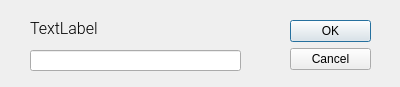
<?xml version="1.0" encoding="UTF-8"?>
<ui version="4.0">
 <class>Dialog</class>
 <widget class="QDialog" name="Dialog">
  <property name="geometry">
   <rect>
    <x>0</x>
    <y>0</y>
    <width>400</width>
    <height>87</height>
   </rect>
  </property>
  <property name="windowTitle">
   <string>Dialog</string>
  </property>
  <widget class="QDialogButtonBox" name="buttonBox">
   <property name="geometry">
    <rect>
     <x>290</x>
     <y>20</y>
     <width>81</width>
     <height>241</height>
    </rect>
   </property>
   <property name="orientation">
    <enum>Qt::Vertical</enum>
   </property>
   <property name="standardButtons">
    <set>QDialogButtonBox::Cancel|QDialogButtonBox::Ok</set>
   </property>
  </widget>
  <widget class="QLabel" name="label">
   <property name="geometry">
    <rect>
     <x>30</x>
     <y>20</y>
     <width>71</width>
     <height>16</height>
    </rect>
   </property>
   <property name="font">
    <font>
     <family>Roboto Light</family>
     <pointsize>12</pointsize>
    </font>
   </property>
   <property name="text">
    <string>TextLabel</string>
   </property>
  </widget>
  <widget class="QLineEdit" name="lineEdit">
   <property name="geometry">
    <rect>
     <x>30</x>
     <y>50</y>
     <width>211</width>
     <height>21</height>
    </rect>
   </property>
  </widget>
 </widget>
 <resources/>
 <connections>
  <connection>
   <sender>buttonBox</sender>
   <signal>accepted()</signal>
   <receiver>Dialog</receiver>
   <slot>accept()</slot>
   <hints>
    <hint type="sourcelabel">
     <x>248</x>
     <y>254</y>
    </hint>
    <hint type="destinationlabel">
     <x>157</x>
     <y>274</y>
    </hint>
   </hints>
  </connection>
  <connection>
   <sender>buttonBox</sender>
   <signal>rejected()</signal>
   <receiver>Dialog</receiver>
   <slot>reject()</slot>
   <hints>
    <hint type="sourcelabel">
     <x>316</x>
     <y>260</y>
    </hint>
    <hint type="destinationlabel">
     <x>286</x>
     <y>274</y>
    </hint>
   </hints>
  </connection>
 </connections>
</ui>
